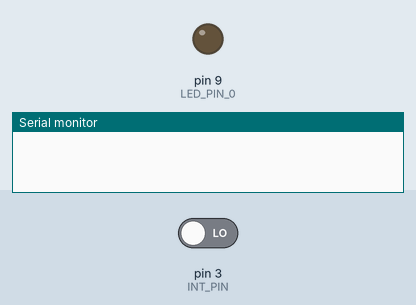
Bench run of a sketch on a simulated Arduino Uno, built with avr-gcc and run on an emulated ATmega328P. On the bench: output pins drawn as LEDs (lit = HIGH), the last lines printed to the serial monitor. The test bench sets the inputs (shaded band); at power-on: pin 3 (INT_PIN) LOW.

Above: at 1.2 s.
1.3 s: pin 3 (INT_PIN) driven HIGH
At 1.8 s:
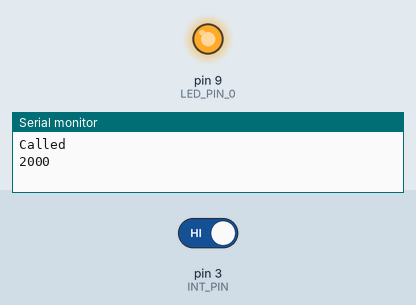
Timing chart, 0 to 10.3 s (numbered marks = the images above; inputs shaded):
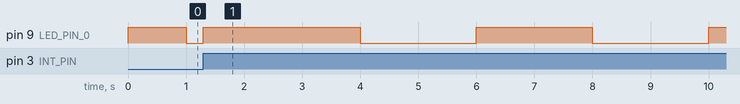

The sketch:

WK9_LAB_EX-1.ino
```cpp
#define LED_PIN_0 9
#define INT_PIN   3

int toggle=1;
int t = 1000;
int count = 0;
void setup()
{
  pinMode(LED_PIN_0, OUTPUT);
  pinMode(INT_PIN, INPUT);
  attachInterrupt(digitalPinToInterrupt(INT_PIN),
  ISR_Callback, RISING);
  //RISING  : 0V to 5V
  //FALLING : 5V to 0V
  //CHANGE  : 0V to 5V or 5V to 0V
  Serial.begin(9600);
}
void loop()
{
  digitalWrite(LED_PIN_0, HIGH);
  delay(t);
  digitalWrite(LED_PIN_0, LOW);
  delay(t);
}
void ISR_Callback()
{
  count++;
  digitalWrite(LED_PIN_0, toggle);
  toggle= !toggle ;
  if((count%3)==0)
  t = 1000;
  if((count%3)==1)
  t = 2000;
  if((count%3)==2)
  t = 3000;
  Serial.println("Called");
  Serial.println(t);
}
```
